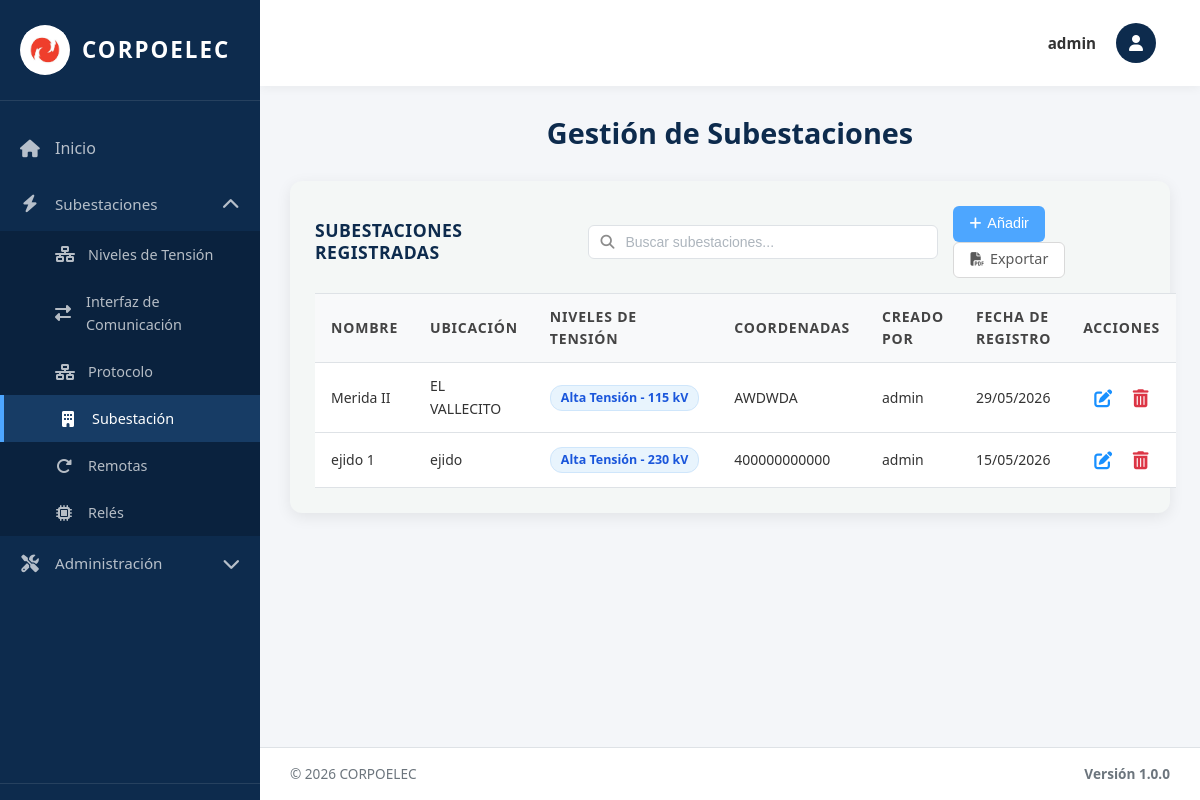
The page /subestaciones/ (signed in) on the database as committed earlier.
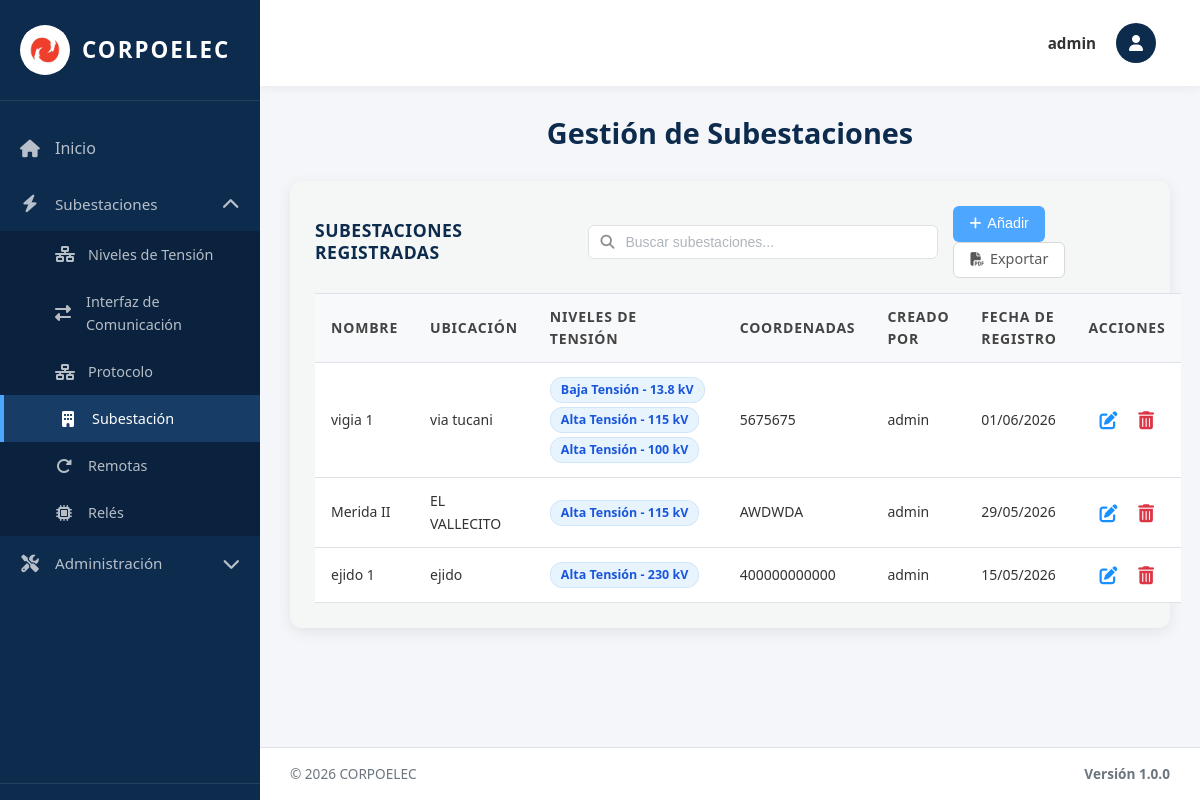
The same page on the database as committed later.
### equipos/models.py (models this page shows, shortened)
class Subestacion(models.Model):
    Id_Sub_est = models.AutoField(primary_key=True)  # Identificador único
    Id_Ten = models.ForeignKey(NivelTension, on_delete=models.SET_NULL, null=True, blank=True, related_name='subestaciones')  # Nivel de tensión principal (legacy / primer nivel seleccionado)
    Niveles_Ten = models.ManyToManyField("NivelTension", blank=True, related_name='subestaciones_multiples')  # Niveles de tensión asociados (una subestación puede tener varios)
    Nombre = models.CharField(max_length=100)  # Nombre de la subestación
    Ubicación = models.CharField(max_length=200)  # Dirección o ubicación física
    Coordenadas = models.CharField(max_length=100, blank=True, verbose_name='Coordenadas')  # Coordenadas GPS (opcional)
    Fecha_Reg = models.DateField(auto_now_add=True)  # Fecha de registro automática
    creado_por = models.ForeignKey(User, on_delete=models.SET_NULL, null=True, blank=True, related_name='subestaciones_creadas')  # Usuario que creó el registro
    class Meta:
        verbose_name = 'Subestación'
        verbose_name_plural = 'Subestaciones'
        ordering = ['Id_Sub_est']  # Orden por ID ascendente

class NivelTension(models.Model):
    TIPO_CHOICES = [
        ('AT', 'Alta Tensión'),
        ('MT', 'Media Tensión'),
        ('BT', 'Baja Tensión'),
    ]
    NIVEL_CHOICES = [
        ('230kV', '230 kV'),
        ('115kV', '115 kV'),
        ('34.5kV', '34.5 kV'),
        ('13.8kV', '13.8 kV'),
    ]
    Id_Ten = models.AutoField(primary_key=True)  # Identificador único
    Tipo_ten = models.CharField(max_length=5, choices=TIPO_CHOICES, default='AT')  # Tipo de tensión (AT/MT/BT)
    Nivel = models.CharField(max_length=10, choices=NIVEL_CHOICES)  # Valor del nivel (115kV, 34.5kV, etc.)
    Fecha_Reg = models.DateField(auto_now_add=True)  # Fecha de registro automática
    creado_por = models.ForeignKey(User, on_delete=models.SET_NULL, null=True, blank=True, related_name='niveles_tension_creados')  # Usuario que creó el registro
    class Meta:
        verbose_name = 'Nivel de Tensión'
        verbose_name_plural = 'Niveles de Tensión'
        ordering = ['Id_Ten']  # Orden por ID ascendente

### equipos/views.py (the view, shortened to what this page needs)
# urls.py: path('subestaciones/', subestaciones_view, name='subestaciones'),
@no_cache
@login_required(login_url='/login/')
def subestaciones_view(request):
    subestaciones_list = Subestacion.objects.prefetch_related('Niveles_Ten').all().order_by('-Fecha_Reg', '-Id_Sub_est')
    paginator = Paginator(subestaciones_list, 10)
    page_number = request.GET.get('page')
    page_obj = paginator.get_page(page_number)
    tensiones = NivelTension.objects.all().order_by('Nivel')
    context = {
        'title': 'Subestaciones',
        'page_obj': page_obj,
        'tensiones': tensiones,
        'is_admin': request.user.is_superuser,
        'puede_crear': puede_crear(request),
        'puede_actualizar': puede_actualizar(request),
        'puede_eliminar': puede_eliminar(request),
    }
    return render(request, 'subestaciones.html', context)

### equipos/context_processors.py (called while the page is built, shortened)
def permisos_usuario(request):
    if request.user.is_superuser:
        return {
            'permisos_usuario': {'crear': True, 'actualizar': True, 'eliminar': True},
            'puede_crear': True,
            'puede_actualizar': True,
            'puede_eliminar': True,
        }

### templates/subestaciones.html (shortened to what this page needs)
{% extends 'base.html' %}
{% load static %}
{% block content %}
<div class="welcome-text">
  <h2>Gestión de Subestaciones</h2>
</div>
<div class="table-section">
<div class="table-header">
  <h3>Subestaciones Registradas</h3>
  <div class="search-container">
    <input type="text" class="search-input" id="searchInput" placeholder="Buscar subestaciones..." onkeyup="filterTable()">
  </div>
  <div class="action-buttons">
    {% if puede_crear %}
    <button type="button" class="btn btn-primary btn-add-top" onclick="abrirAddModal()">
      <i class="fas fa-plus"></i> Añadir
    </button>
    {% endif %}
    <a href="{% url 'exportar_subestaciones_pdf' %}" class="btn btn-secondary btn-add-top">
      <i class="fas fa-file-pdf"></i> Exportar
    </a>
  </div>
</div>
    {% if page_obj.paginator.count > 0 %}
     <table class="data-table">
<thead>
           <tr>
             <th>Nombre</th>
             <th>Ubicación</th>
             <th>Niveles de Tensión</th>
             <th>Coordenadas</th>
             {% if is_admin %}<th>Creado Por</th>{% endif %}
             <th>Fecha de Registro</th>
             <th>Acciones</th>
           </tr>
         </thead>
      <tbody>
        {% for sub in page_obj %}
        <tr>
          <td>{{ sub.Nombre }}</td>
          <td>{{ sub.Ubicación }}</td>
            <td>
              {% for nivel in sub.Niveles_Ten.all %}
                <span class="nivel-chip">{{ nivel.get_Tipo_ten_display }} - {{ nivel.get_Nivel_display }}</span>
              {% empty %}
                {% if sub.Id_Ten %}<span class="nivel-chip">{{ sub.Id_Ten.get_Tipo_ten_display }} - {{ sub.Id_Ten.get_Nivel_display }}</span>{% else %}—{% endif %}
              {% endfor %}
            </td>
          <td>{{ sub.Coordenadas|default:"—" }}</td>
          {% if is_admin %}<td>{{ sub.creado_por.username|default:"Sistema" }}</td>{% endif %}
          <td>{{ sub.Fecha_Reg|date:"d/m/Y" }}</td>
<td class="actions-cell">
              {% if puede_actualizar %}
              <button type="button" class="btn-icon btn-edit" title="Editar" onclick="openEditModal({{ sub.Id_Sub_est }}, '{{ sub.Nombre|escapejs }}', '{{ sub.Ubicación|escapejs }}', '{% for nivel in sub.Niveles_Ten.all %}{{ nivel.Id_Ten }}{% if not forloop.last %},{% endif %}{% endfor %}', '{{ sub.Coordenadas|escapejs }}')">
                <i class="fas fa-edit"></i>
              </button>
              {% endif %}
              {% if puede_eliminar %}
              <form method="post" style="display: inline;" onsubmit="return confirmarEliminacion(this);">
               <button type="submit" class="btn-icon btn-delete" title="Eliminar">
                 <i class="fas fa-trash-alt"></i>
               </button>
              </form>
              {% endif %}
            </td>
        </tr>
        {% endfor %}
      </tbody>
     </table>
    {% else %}
    <p class="no-data">No hay subestaciones registradas.</p>
    {% endif %}
  </div>
{% endblock %}

Rows that differ between the two databases and show on the page:
added Subestacion: Nombre "vigia 1", Ubicación "via tucani", Coordenadas "5675675", creado_por.username "admin", Fecha_Reg "01/06/2026", NivelTension (Tipo_ten "Alta Tensión", Nivel "115 kV")
now on this page (row unchanged): NivelTension: Tipo_ten "Baja Tensión", Nivel "13.8 kV", shown under "vigia 1"
added NivelTension: Tipo_ten "Alta Tensión", Nivel "100 kV", shown under "vigia 1"
